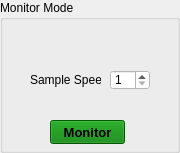
             <widget class="QGroupBox" name="groupBox_7">
              <property name="minimumSize">
               <size>
                <width>180</width>
                <height>71</height>
               </size>
              </property>
              <property name="maximumSize">
               <size>
                <width>180</width>
                <height>16777215</height>
               </size>
              </property>
              <property name="title">
               <string>Monitor Mode</string>
              </property>
              <widget class="QLabel" name="label_7">
               <property name="geometry">
                <rect>
                 <x>30</x>
                 <y>72</y>
                 <width>71</width>
                 <height>16</height>
                </rect>
               </property>
               <property name="text">
                <string>Sample Speed:</string>
               </property>
               <property name="buddy">
                <cstring>NF_SpeedSpin</cstring>
               </property>
              </widget>
              <widget class="QSpinBox" name="NF_SpeedSpin">
               <property name="geometry">
                <rect>
                 <x>110</x>
                 <y>70</y>
                 <width>40</width>
                 <height>20</height>
                </rect>
               </property>
               <property name="minimumSize">
                <size>
                 <width>40</width>
                 <height>20</height>
                </size>
               </property>
               <property name="styleSheet">
                <string notr="true">background-color: rgb(255, 255, 255);</string>
               </property>
               <property name="minimum">
                <number>1</number>
               </property>
               <property name="maximum">
                <number>6</number>
               </property>
              </widget>
              <widget class="QPushButton" name="NF_MonitorBtn">
               <property name="geometry">
                <rect>
                 <x>50</x>
                 <y>120</y>
                 <width>75</width>
                 <height>24</height>
                </rect>
               </property>
               <property name="font">
                <font>
                 <pointsize>10</pointsize>
                 <weight>75</weight>
                 <bold>true</bold>
                </font>
               </property>
               <property name="styleSheet">
                <string notr="true">background-color: rgb(0, 125, 0);</string>
               </property>
               <property name="text">
                <string>Monitor</string>
               </property>
              </widget>
             </widget>
